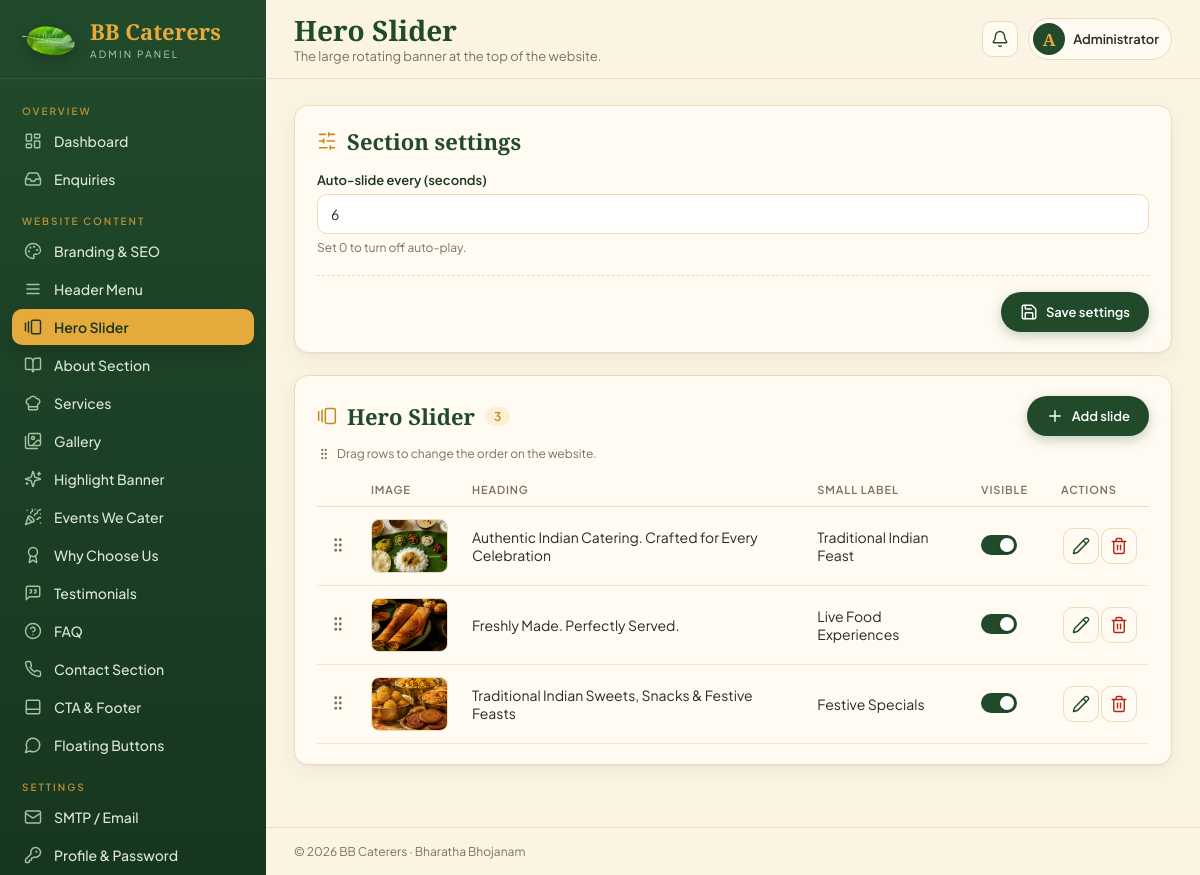
The app's page /admin/module.php?m=hero (signed in) with its own data.
### tables this page shows
CREATE TABLE IF NOT EXISTS `hero_slides` (
  `id`         INT UNSIGNED AUTO_INCREMENT PRIMARY KEY,
  `eyebrow`    VARCHAR(120) NULL,
  `title`      VARCHAR(255) NOT NULL,
  `subtitle`   TEXT         NULL,
  `image`      VARCHAR(255) NULL,
  `btn1_text`  VARCHAR(60)  NULL,
  `btn1_link`  VARCHAR(255) NULL,
  `btn2_text`  VARCHAR(60)  NULL,
  `btn2_link`  VARCHAR(255) NULL,
  `sort_order` INT          NOT NULL DEFAULT 0,
  `is_active`  TINYINT(1)   NOT NULL DEFAULT 1,
  `created_at` TIMESTAMP    NOT NULL DEFAULT CURRENT_TIMESTAMP,
  `updated_at` TIMESTAMP    NOT NULL DEFAULT CURRENT_TIMESTAMP ON UPDATE CURRENT_TIMESTAMP
);

### core/helpers.php (called while the page is built, shortened)
<?php
function e($value): string
{
    return htmlspecialchars((string) ($value ?? ''), ENT_QUOTES | ENT_SUBSTITUTE, 'UTF-8');
}
function app_url(): string
{
    $configured = rtrim((string) config('app_url', ''), '/');
    $https = (!empty($_SERVER['HTTPS']) && $_SERVER['HTTPS'] !== 'off')
        || (($_SERVER['HTTP_X_FORWARDED_PROTO'] ?? '') === 'https');
    $host = $_SERVER['HTTP_HOST'] ?? 'localhost';
    $script = str_replace('\\', '/', $_SERVER['SCRIPT_NAME'] ?? '');
    $base = preg_replace('#/(api|admin)(/.*)?$#', '', dirname($script));
    $base = rtrim((string) $base, '/.');
    return ($https ? 'https' : 'http') . '://' . $host . $base;
}
function media_url(?string $path): ?string
{
    return app_url() . '/' . ltrim($path, '/');
}
function settings_all(bool $fresh = false): array
{
    static $cache = null;
    if ($cache === null || $fresh) {
        $cache = [];
        foreach (DB::all('SELECT `key`, `value` FROM settings') as $row) {
            $cache[$row['key']] = $row['value'];
        }
    }
    return $cache;
}
function setting(string $key, $default = '')
{
    $all = settings_all();
    return array_key_exists($key, $all) && $all[$key] !== null ? $all[$key] : $default;
}
function str_limit(?string $s, int $len = 80): string
{
    $s = trim((string) $s);
    return mb_strlen($s) > $len ? mb_substr($s, 0, $len - 1) . '…' : $s;
}

### core/Database.php (called while the page is built, shortened)
<?php
final class DB
{
    private static ?PDO $pdo = null;
    private static string $driver = 'mysql';
    public static function driver(): string
    {
        return self::$driver;
    }
    public static function isPgsql(): bool
    {
        return self::driver() === 'pgsql';
    }
    public static function connectionConfig(): array
    {
        $cfg = (array) config('db', []);
        return [
            'driver'   => ($cfg['driver'] ?? 'mysql') === 'pgsql' ? 'pgsql' : 'mysql',
            'host'     => $cfg['host'] ?? '127.0.0.1',
            'port'     => (int) ($cfg['port'] ?? 3306),
            'name'     => $cfg['name'] ?? '',
            'user'     => $cfg['user'] ?? '',
            'password' => (string) ($cfg['password'] ?? ''),
            'options'  => array_filter(['sslmode' => $cfg['sslmode'] ?? null]),
        ];
    }
    public static function connect(array $c, bool $withDatabase = true): PDO
    {
        $opts = [
            PDO::ATTR_ERRMODE            => PDO::ERRMODE_EXCEPTION,
            PDO::ATTR_DEFAULT_FETCH_MODE => PDO::FETCH_ASSOC,
            PDO::ATTR_EMULATE_PREPARES   => false,
        ];
        if ($c['driver'] === 'pgsql') {
            $opts[PDO::ATTR_EMULATE_PREPARES] = true;
            $dsn = sprintf('pgsql:host=%s;port=%d;dbname=%s', $c['host'], $c['port'], $c['name']);
            foreach ((array) $c['options'] as $k => $v) {
                if (preg_match('/^[a-z_]+$/', (string) $k) && preg_match('/^[A-Za-z0-9_.-]+$/', (string) $v)) {
                    $dsn .= ";$k=$v";
                }
            }
            $attempt = $dsn;
            for ($try = 0; ; $try++) {
                try {
                    $pdo = new PDO($attempt, $c['user'], $c['password'], $opts);
                    break;
                } catch (PDOException $e) {
                    $msg = $e->getMessage();
                    if ($try < 3 && str_contains($msg, 'channel_binding') && str_contains($attempt, 'channel_binding')) {
                        $attempt = preg_replace('/;channel_binding=[^;]*/', '', $attempt);
                    } elseif ($try < 3 && str_contains($msg, 'Endpoint ID is not specified')
                        && preg_match('/^(ep-[a-z0-9-]+?)(-pooler)?\./', (string) $c['host'], $m)
                        && !str_contains($attempt, 'endpoint=')) {
                        $attempt .= ";options='endpoint=" . $m[1] . "'";
                    } else {
                        throw $e;
                    }
                }
            }
            $pdo->exec("SET TIME ZONE '" . str_replace("'", '', (string) config('timezone', 'Asia/Kolkata')) . "'");
        } else {
            $dsn = sprintf('mysql:host=%s;port=%d;charset=utf8mb4', $c['host'], $c['port'])
                . ($withDatabase && $c['name'] !== '' ? ';dbname=' . $c['name'] : '');
            $pdo = new PDO($dsn, $c['user'], $c['password'], $opts);
            $pdo->exec("SET time_zone = '" . (new DateTime())->format('P') . "'");
        }
        return $pdo;
    }
    public static function pdo(): PDO
    {
        if (self::$pdo === null) {
            $c = self::connectionConfig();
            self::$driver = $c['driver'];
            self::$pdo = self::connect($c);
        }
        return self::$pdo;
    }
    public static function sql(string $sql): string
    {
        return self::isPgsql() ? str_replace('`', '"', $sql) : $sql;
    }
    public static function prepare(string $sql): PDOStatement
    {
        return self::pdo()->prepare(self::sql($sql));
    }
    public static function query(string $sql, array $params = []): PDOStatement
    {
        $stmt = self::prepare($sql);
        $stmt->execute($params);
        return $stmt;
    }
    public static function all(string $sql, array $params = []): array
    {
        return self::query($sql, $params)->fetchAll();
    }
    public static function one(string $sql, array $params = []): ?array
    {
        $row = self::query($sql, $params)->fetch();
        return $row === false ? null : $row;
    }
    public static function value(string $sql, array $params = [])
    {
        $v = self::query($sql, $params)->fetchColumn();
        return $v === false ? null : $v;
    }
}

### core/bootstrap.php (called while the page is built, shortened)
<?php
require_once __DIR__ . '/env.php';
require_once __DIR__ . '/Database.php';
require_once __DIR__ . '/helpers.php';
function config(string $key, $default = null)
{
    $value = $GLOBALS['config'];
    foreach (explode('.', $key) as $part) {
        $value = $value[$part];
    }
    return $value;
}

### admin/_init.php (called while the page is built, shortened)
<?php
require_once __DIR__ . '/../core/bootstrap.php';
function current_admin(): ?array
{
    static $admin = false;
    if ($admin === false) {
        $admin = !empty($_SESSION['admin_id'])
            ? DB::one('SELECT id, name, username, email, must_change_password, last_login_at FROM admins WHERE id = ?', [$_SESSION['admin_id']])
            : null;
    }
    return $admin;
}
function require_login(): array
{
    $admin = current_admin();
    return $admin;
}
function new_enquiries_count(): int
{
    return (int) DB::value("SELECT COUNT(*) FROM enquiries WHERE status = 'new'");
}

### admin/module.php (the view, shortened to what this page needs)
<?php
require __DIR__ . '/_init.php';
require __DIR__ . '/partials/fields.php';
require_login();
$key = (string) ($_GET['m'] ?? '');
$modules = list_modules();
$mod = $modules[$key];
$table = $mod['table'];
$self = 'module.php?m=' . urlencode($key);
$rows = DB::all("SELECT * FROM `$table` ORDER BY sort_order, id");
$settingErrors = $_SESSION['old_errors'] ?? [];
$pageTitle = $mod['title'];
$pageIntro = $mod['intro'];
require __DIR__ . '/partials/header.php';
?>
<?php if (!empty($mod['settings'])): ?>
<form class="card" method="post" enctype="multipart/form-data" data-dirty-check>
  <div class="card-head"><h2><i data-lucide="sliders-horizontal"></i> Section settings</h2></div>
  <div class="form-grid"><?= render_fields($mod['settings'], settings_all(), $settingErrors) ?></div>
  <div class="form-actions"><button class="btn primary" type="submit"><i data-lucide="save"></i> Save settings</button></div>
</form>
<?php endif; ?>
<div class="card">
  <div class="card-head">
    <h2><i data-lucide="<?= e($mod['icon']) ?>"></i> <?= e($mod['title']) ?> <span class="count"><?= count($rows) ?></span></h2>
    <a class="btn primary" href="module-edit.php?m=<?= e($key) ?>"><i data-lucide="plus"></i> Add <?= e(strtolower($mod['singular'])) ?></a>
  </div>
  <?php if (!$rows): ?>
    <div class="empty"><i data-lucide="inbox"></i><p>Nothing here yet.</p><a class="btn primary" href="module-edit.php?m=<?= e($key) ?>">Add the first <?= e(strtolower($mod['singular'])) ?></a></div>
  <?php else: ?>
    <p class="hint"><i data-lucide="grip-vertical"></i> Drag rows to change the order on the website.</p>
    <div class="table-wrap">
    <table class="table" data-sortable data-endpoint="<?= e($self) ?>">
      <thead><tr>
        <th class="w-drag"></th>
        <?php foreach ($mod['columns'] as $col => $label): ?><th><?= e($label) ?></th><?php endforeach; ?>
        <th class="w-status">Visible</th><th class="w-actions">Actions</th>
      </tr></thead>
      <tbody>
      <?php foreach ($rows as $r): ?>
        <tr data-id="<?= (int) $r['id'] ?>">
          <td class="drag-handle" title="Drag to reorder"><i data-lucide="grip-vertical"></i></td>
          <?php foreach ($mod['columns'] as $col => $label):
              $type = $mod['fields'][$col]['type'] ?? 'text'; $v = $r[$col] ?? ''; ?>
            <td data-label="<?= e($label) ?>">
              <?php if ($type === 'image'): ?>
                <?= $v ? '<img class="thumb" src="' . e(media_url($v)) . '" alt="" loading="lazy">' : '<span class="muted">—</span>' ?>
              <?php elseif ($type === 'icon'): ?>
                <?= $v ? '<span class="icon-pill"><i data-lucide="' . e($v) . '"></i></span>' : '<span class="muted">—</span>' ?>
              <?php elseif ($type === 'rating'): ?>
                <span class="stars"><?= str_repeat('★', (int) $v) ?><span class="muted"><?= str_repeat('★', 5 - (int) $v) ?></span></span>
              <?php elseif ($type === 'select'): ?>
                <span class="pill"><?= e($mod['fields'][$col]['options'][$v] ?? $v) ?></span>
              <?php else: ?>
                <?= e(str_limit((string) $v, 70)) ?>
              <?php endif; ?>
            </td>
          <?php endforeach; ?>
          <td data-label="Visible">
            <label class="switch small"><input type="checkbox" data-toggle-id="<?= (int) $r['id'] ?>" <?= $r['is_active'] ? 'checked' : '' ?>><span class="slider"></span></label>
          </td>
          <td class="actions">
            <a class="icon-btn" href="module-edit.php?m=<?= e($key) ?>&id=<?= (int) $r['id'] ?>" title="Edit"><i data-lucide="pencil"></i></a>
            <form method="post" data-confirm="Delete this <?= e(strtolower($mod['singular'])) ?>? This cannot be undone.">
              <button class="icon-btn danger" type="submit" title="Delete"><i data-lucide="trash-2"></i></button>
            </form>
          </td>
        </tr>
      <?php endforeach; ?>
      </tbody>
    </table>
    </div>
  <?php endif; ?>
</div>
<?php require __DIR__ . '/partials/footer.php'; ?>

### admin/partials/header.php (shortened to what this page needs)
<?php
$admin = current_admin();
$newCount = new_enquiries_count();
$favicon = media_url(setting('favicon'));
$logo = media_url(setting('logo'));
$mods = list_modules();
$groups = settings_groups();
$nav = [
    'Overview' => [
        ['index.php', 'Dashboard', 'layout-dashboard', null],
        ['enquiries.php', 'Enquiries', 'inbox', $newCount ?: null],
    ],
    'Website Content' => [
        ['section.php?g=branding', $groups['branding']['title'], $groups['branding']['icon'], null],
        ['module.php?m=menu', $mods['menu']['title'], $mods['menu']['icon'], null],
        ['module.php?m=hero', $mods['hero']['title'], $mods['hero']['icon'], null],
        ['section.php?g=about', $groups['about']['title'], $groups['about']['icon'], null],
        ['module.php?m=services', 'Services', $mods['services']['icon'], null],
        ['module.php?m=gallery', 'Gallery', $mods['gallery']['icon'], null],
        ['module.php?m=highlights', $mods['highlights']['title'], $mods['highlights']['icon'], null],
        ['module.php?m=events', $mods['events']['title'], $mods['events']['icon'], null],
        ['module.php?m=features', $mods['features']['title'], $mods['features']['icon'], null],
        ['module.php?m=testimonials', $mods['testimonials']['title'], $mods['testimonials']['icon'], null],
        ['module.php?m=faqs', $mods['faqs']['title'], $mods['faqs']['icon'], null],
        ['section.php?g=contact', $groups['contact']['title'], $groups['contact']['icon'], null],
        ['section.php?g=footer', 'CTA & Footer', $groups['footer']['icon'], null],
        ['section.php?g=floating', $groups['floating']['title'], $groups['floating']['icon'], null],
    ],
    'Settings' => [
        ['smtp.php', 'SMTP / Email', 'mail', null],
        ['profile.php', 'Profile & Password', 'key-round', null],
    ],
];
$currentUri = basename($_SERVER['SCRIPT_NAME']) . (!empty($_SERVER['QUERY_STRING']) ? '?' . $_SERVER['QUERY_STRING'] : '');
$isActive = function (string $href) use ($currentUri): bool {
    if ($href === $currentUri) {
        return true;
    }
    $script = basename($_SERVER['SCRIPT_NAME']);
    if ($script === 'module-edit.php' && isset($_GET['m'])) {
        return $href === 'module.php?m=' . $_GET['m'];
    }
    if ($script === 'enquiry.php') {
        return $href === 'enquiries.php';
    }
    return false;
};
?><!doctype html>
<html lang="en">
<head>
<link rel="stylesheet" href="assets/admin.css?v=3">
</head>
<body>
<div class="app">
  <aside class="sidebar" id="sidebar">
    <a class="brand" href="index.php">
      <?php if ($logo): ?><img src="<?= e($logo) ?>" alt=""><?php endif; ?>
      <span>
        <strong><?= e(setting('site_name', 'BB Caterers')) ?></strong>
        <small>Admin Panel</small>
      </span>
    </a>
    <nav>
      <?php foreach ($nav as $heading => $items): ?>
        <div class="nav-heading"><?= e($heading) ?></div>
        <?php foreach ($items as [$href, $label, $icon, $badge]): ?>
          <a href="<?= e($href) ?>" class="nav-link <?= $isActive($href) ? 'active' : '' ?>">
            <i data-lucide="<?= e($icon) ?>"></i><span><?= e($label) ?></span>
          </a>
        <?php endforeach; ?>
      <?php endforeach; ?>
    </nav>
  </aside>
  <div class="main">
    <header class="topbar">
      <div class="topbar-title">
        <h1><?= e($pageTitle ?? '') ?></h1>
        <?php if (!empty($pageIntro)): ?><p><?= e($pageIntro) ?></p><?php endif; ?>
      </div>
      <div class="topbar-actions">
        <a href="enquiries.php?status=new" class="icon-btn" title="New enquiries">
          <i data-lucide="bell"></i><?php if ($newCount): ?><span class="dot"><?= $newCount ?></span><?php endif; ?>
        </a>
        <a href="profile.php" class="user-chip">
          <span class="avatar"><?= e(strtoupper(mb_substr($admin['name'] ?: $admin['username'], 0, 1))) ?></span>
          <span class="user-name"><?= e($admin['name']) ?></span>
        </a>
      </div>
    </header>
    <main class="content">

### records on screen
hero_slides: image (picture), title "Authentic Indian Catering. Crafted for Every Celebration", eyebrow "Traditional Indian Feast"
hero_slides: image (picture), title "Freshly Made. Perfectly Served.", eyebrow "Live Food Experiences"
hero_slides: image (picture), title "Traditional Indian Sweets, Snacks & Festive Feasts", eyebrow "Festive Specials"

### other values on screen
setting('site_name', 'BB Caterers') "BB Caterers"
$heading "OVERVIEW"
$label "Dashboard"
$label "Enquiries"
$heading "WEBSITE CONTENT"
$label "Branding & SEO"
$label "Header Menu"
$label "Hero Slider"
$label "About Section"
$label "Services"
$label "Gallery"
$label "Highlight Banner"
$label "Events We Cater"
$label "Why Choose Us"
$label "Testimonials"
